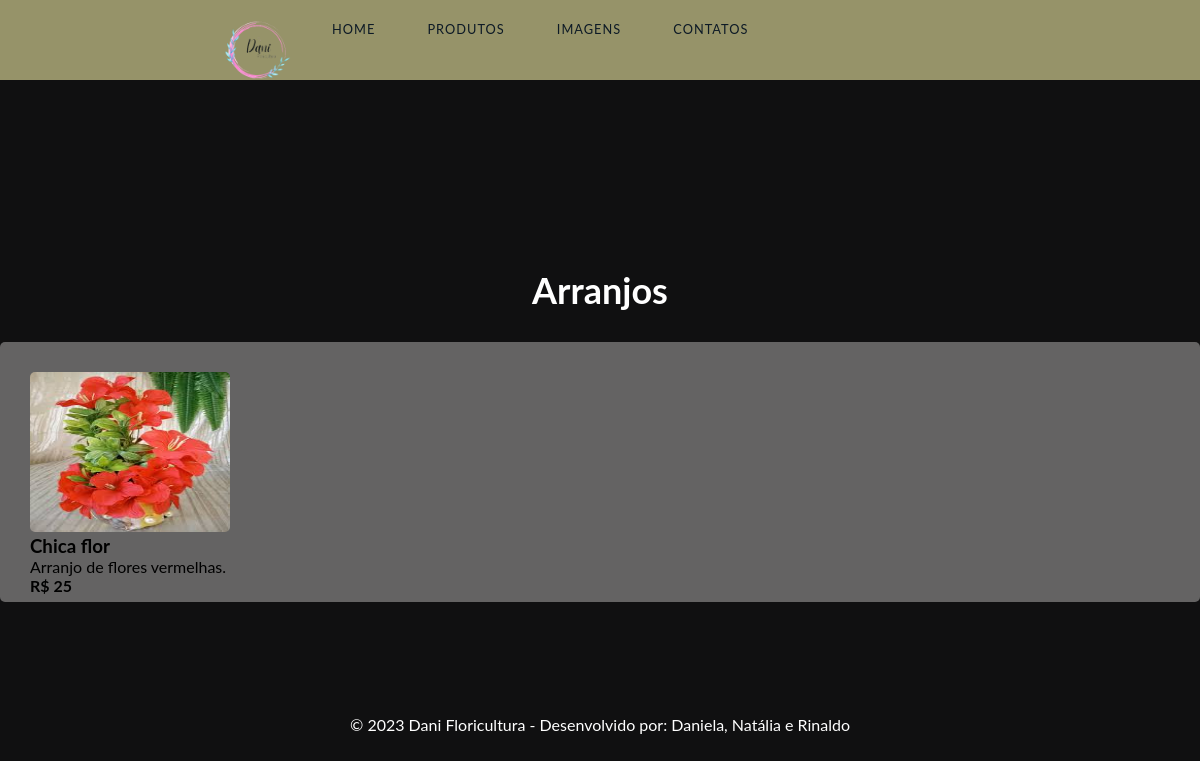
Screenshot of /imagem.php?page=2 with the database file from the repository.
### tables this page shows
CREATE TABLE `cadastro` (
  `id` int(11) NOT NULL,
  `descricao` varchar(255) DEFAULT NULL,
  `secao` varchar(255) DEFAULT NULL,
  `valor` decimal(10,0) DEFAULT NULL,
  `nome` varchar(255) DEFAULT NULL,
  `url` varchar(255) DEFAULT NULL
);

### imagem.php (the view, shortened to what this page needs)
<!DOCTYPE html>
<html lang="pt">
<head>
  <link rel="stylesheet" href="https://cdnjs.cloudflare.com/ajax/libs/OwlCarousel2/2.3.4/assets/owl.carousel.min.css">
  <link rel="stylesheet" href="https://cdnjs.cloudflare.com/ajax/libs/OwlCarousel2/2.3.4/assets/owl.theme.default.min.css">
  <link rel="stylesheet" href="style/style.css">
</head>
<body>
  <nav id="navbar" class="">
    <div class="nav-wrapper">
      <div class="logo">
        <img src="img/logo 3.png" alt="foto">
      </div>
      <ul id="menu">
        <li><a href="index.php">Home</a></li>
        <li><a href="produtos.php">Produtos</a></li>
        <li><a href="imagem.php">Imagens</a></li>
        <li><a href="contato.php">Contatos</a></li>
      </ul>
    </div>
  </nav>
  <?php
  include("conexao.php");
  $sql = "SELECT * FROM cadastro";
  if (@$_REQUEST["page"] !== null ){
    $sql = $sql ." where id = ".(@$_REQUEST["page"])." ";
  }
  $res = $conn->query($sql);
  $qtd = $res->num_rows;
  if ($qtd > 0) {
    while ($row = $res->fetch_object()) {
      print " <section class='menu'>";
      print "<h1>" . $row->secao . "</h1>";
      print "<div class='item'>";
      print "<img class='um' src='" . $row->url . "' alt=''>";
      print "<h3>" . $row->nome . "</h3>";
      print "<p>" . $row->descricao . "</p>";
      print "<span>R$ " . $row->valor . "</span>";
      print "</div>";
      print "</section>";
    }
  } else {
    print "<p class= 'alert-danger'> Não foram encontrados nenhum registro.</p>";
  }
  ?>
  <footer>
  <p>&copy; 2023 Dani Floricultura - Desenvolvido por: Daniela, Natália e Rinaldo</p>
  </footer>
</body>
</html>

### style/style.css (style rules this page uses)
* { border: 0; box-sizing: border-box; margin: 0; padding: 0; }
body { font-family: Lato, Helvetica, Arial, sans-serif; margin-top: 200px; background: linear-gradient(45deg, #63623a, #d4da83,); background-size: 300% 300% ; animation: colors 15s ease infinite; }
a { color: inherit; font-family: inherit; font-size: inherit; text-decoration: none; }
#navbar { background: rgb(150, 147, 105); color: rgb(13, 26, 38); position: fixed; top: 0; height: 80px; line-height: 60px; width: 100vw; z-index: 10; }
.nav-wrapper { margin: auto; text-align:center; width: 70%; }
.logo { float: left; margin-left: 28px; font-size: 1.5em; height: 60px; letter-spacing: 1px; text-transform: uppercase; }
#navbar ul { display: inline-block; float: left; list-style: none; margin-top: -2px; text-align: right; transition: transform 0.5s ease-out; -webkit-transition: transform 0.5s ease-out; }
@media (orientation: landscape) { #navbar ul { display: inline-block; } }
#navbar li { display: inline-block; }
#navbar li a { color: rgb(13, 26, 38); display: block; font-size: 0.8em; height: 50px; letter-spacing: 1px; margin: 0 20px; padding: 0 4px; position: relative; text-decoration: none; text-transform: uppercase; transition: all 0.5s ease; -webkit-transition: all 0.5s ease; }
#navbar li a:before, #navbar li a:after { content: ''; position: absolute; width: 0%; height: 1px; bottom: -1px; background: rgb(13, 26, 38); }
#navbar li a:before { left: 0; transition: 0.5s; }
#navbar li a:after { background: rgb(13, 26, 38); right: 0; }
.logo img { max-width: 100px; }
body { margin: 0; height: 100vh; display: grid; place-items: center; background-color: #101011; }
.item { grid-column-start: 1; grid-column-end: 3; background-color: #646363; width: 100vw; height: 260px; padding: 30px; margin-top: 30px; padding-bottom: 30px; border-radius: 5px; }
.item img { width: 200px; height: 160px; border-radius: 5px; }
span { font-weight: bold; }
h1 { font-size: 36px; text-align: center; color: white; }
.menu h1 { margin-top: 100px; }
.um { width: 100px; height: 90px; }
footer p { color: white; text-align: center; margin-bottom: 10px; }

### rows the page displays
cadastro: secao "Arranjos", url (picture), nome "Chica flor", descricao "Arranjo de flores vermelhas.", valor "25"
